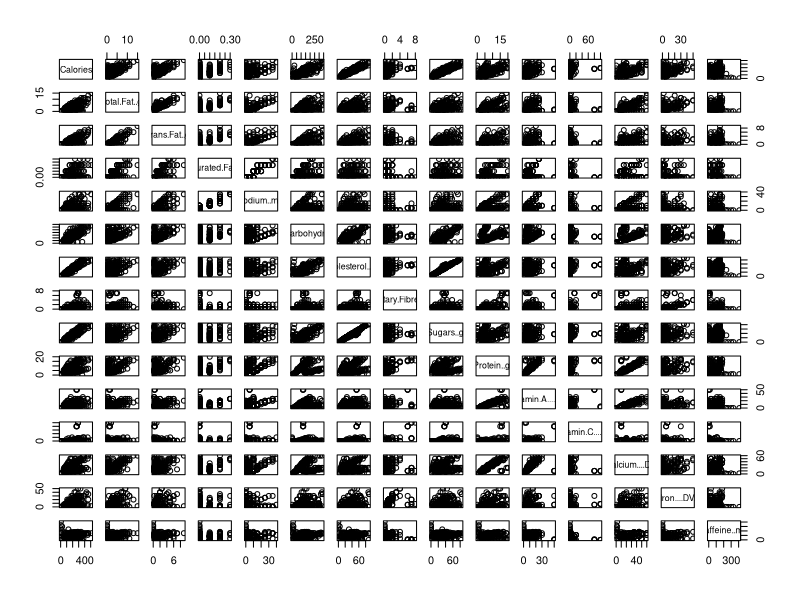

R code for this plot: (Note: this script raises an error after producing the figure.)
## ---- chunk 1
star = read.csv('..//data//starbucks_drinkMenu_expanded.csv')
head(star)
## ---- chunk 2
str(star)
## ---- chunk 3
# Replace all NA values with 0 in the entire dataframe
star[is.na(star)] <- 0
star$Total.Fat..g.[238] = 3.2
star$Total.Fat..g. = as.numeric(star$Total.Fat..g.)
star$Vitamin.A....DV. = as.numeric(sub("%", "", star$Vitamin.A....DV.))
star$Vitamin.C....DV. = as.numeric(sub("%", "", star$Vitamin.C....DV.))
star$Calcium....DV. = as.numeric(sub("%", "", star$Calcium....DV.))
star$Iron....DV. = as.numeric(sub("%", "", star$Iron....DV.))
star$Caffeine..mg. = as.numeric(sub("%", "", star$Caffeine..mg.))
star[is.na(star)] <- 0
## ---- chunk 4
numeric_vars <- sapply(star, is.numeric)
pairs(star[, numeric_vars])

## ---- chunk 5
Frappuccino = c('Frappuccino® Blended Coffee','Frappuccino® Blended Crème','Frappuccino® Light Blended Coffee')
Espreeso = c('Classic Espresso Drinks','Coffee','Signature Espresso Drinks')
# others: Shaken Iced Beverages, Tazo® Tea Drinks, Smoothies 
star$Drink.Type = ifelse(star$Beverage_category %in% Frappuccino,'Frappuccino',ifelse(star$Beverage_category %in% Espreeso,'Espreeso','non-coffee'))
## ---- chunk 6
library(MASS)
MASS::stepAIC(lm(Calories~Total.Fat..g. + 
     Sodium..mg. + Total.Carbohydrates..g. + 
    Cholesterol..mg.  + Protein..g. + 
    Vitamin.A....DV. + Vitamin.C....DV. + Calcium....DV. + Iron....DV. + 
    Caffeine..mg. + Drink.Type,data=star),direction="both")
## ---- chunk 7
fit1 = lm(formula = Calories ~ Total.Fat..g. + Sodium..mg. + Total.Carbohydrates..g. + 
    Cholesterol..mg. + Protein..g. + Vitamin.C....DV. + Calcium....DV. + 
    Iron....DV. + Drink.Type, data = star)

summary(fit1)

library(car)
car::vif(fit1)
## ---- chunk 8
fit2 = lm(formula = Calories ~ Total.Fat..g. + Sodium..mg. + Total.Carbohydrates..g. + 
    Cholesterol..mg. + Vitamin.C....DV.  + 
    Iron....DV. + Drink.Type, data = star)

summary(fit2)

library(car)
car::vif(fit2)
## ---- chunk 9
library(lmtest)
lmtest::lrtest(fit2,fit1)
## ---- chunk 10
Anova(fit2)
## ---- chunk 11
fit3 = lm(formula = Calories ~ Total.Fat..g.  + Total.Carbohydrates..g. + 
    Cholesterol..mg. + Vitamin.C....DV.  + 
    Iron....DV. + Drink.Type, data = star)

summary(fit3)
## ---- chunk 12
Anova(fit3)
## ---- chunk 13
var_names = c('Protein..g.', 'Total.Fat..g.'  , 'Total.Carbohydrates..g.' , 'Cholesterol..mg.', 'Vitamin.C....DV.'  , 'Iron....DV.')
for (variable_name in var_names) {
  p = ggplot(star, aes(x = star[[variable_name]], y = Calories, color = Drink.Type)) +
    geom_point(aes(color = Drink.Type)) +  # Color points by Drink.Type
    # geom_smooth(method = "lm", se = FALSE) + 
    labs(x = variable_name, y = "Calories", color = "Drink Type")
  print(p)

}

## ---- chunk 14
fit4 = lm(formula = Calories ~ Total.Fat..g.  + Total.Carbohydrates..g. + 
    Cholesterol..mg. + Vitamin.C....DV.  + 
    Iron....DV. + Drink.Type +Drink.Type:Total.Carbohydrates..g., data = star)

summary(fit4)
## ---- chunk 15
lrtest(fit3,fit4)
## ---- chunk 16
s = summary(fit3)$sigma
plot(fit3$fitted.values, fit3$residuals)
abline(h = 0, col = "red")
abline(h = c(-2, 2)*s, col = "red")
## ---- chunk 17
hist(fit3$residuals)
## ---- chunk 18
qqnorm(fit3$residuals)
qqline(fit3$residuals,col='red')
